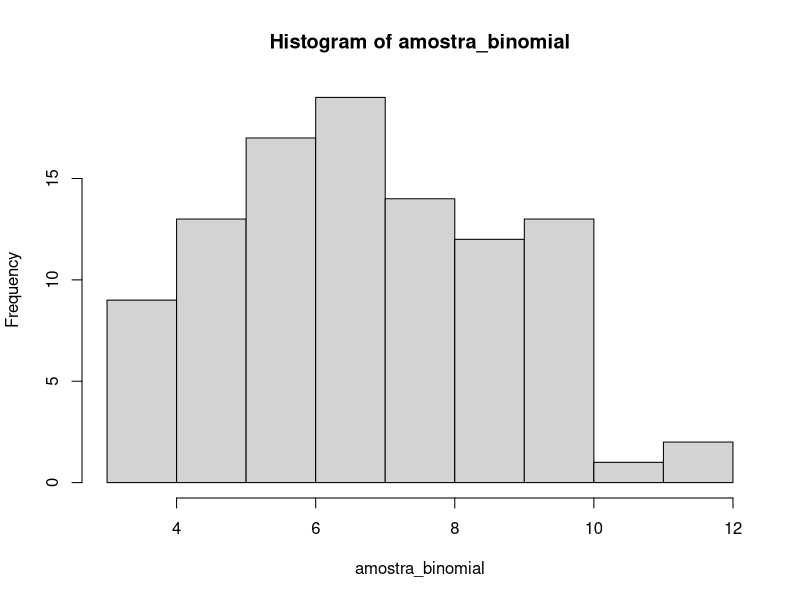

The R source for this figure: (Note: this script raises an error after producing the figure.)

## pelo metodo da inversa, simule de uma
## v.a X que segue uma bernoulli

## X e [1,0], com P(X = 1) = p

## p = 0.10

## F(X) = (P(X = 1), P(X = 1) + P(X = 0))
## F(X) = (0.1, 0.1 + 0.9)

## Se u e [0;p] entao x = 1; ) caso contrario.

## funcao para a geracao de dados discretos/cat
## com base na distribuicao acumulada


## geracao de uma amostra de 1000 valores

gendisc.unv = function(vetx, probs){
  u = runif(1)
  FX = cumsum(probs)
  x=vetx[sum(FX<u)+1]
  return(x)
}

gendisc = function(n, vetx, probs){
  sample = NULL
  for (i in 1:n){
    sample[i] = gendisc.unv(vetx = vetx,
                            probs = probs)
  }
  return(sample)
}


n.sample = 1000
velores.ber = c(0,1)
probabilidades = c(0.9,1-0.9)

amostraber = gendisc(n = n.sample, vetx =  velores.ber,
                  probs = probabilidades)

mean(amostraber)
var(amostraber)

## Cores dos olhos

cores = c("castanho", "preto", "azul", "verde")
coresdisc = c(0,1,2,3)

probs = c(0.6, 0.3, 0.05, 0.05)

n.sample = 500

cores = gendisc(n = n.sample, vetx = coresdisc, probs = probs)
prop.table(table(cores))

## ---
## Binomial
## ---

N = 14
x_realizados = 0:N
p = 0.5

fpbinom = dbinom(x = x_realizados, size = N, prob = p)

amostra_binomial = gendisc(n = 100, 
                    vetx = x_realizados,
                    prob = fpbinom)

mean(amostra_binomial)
var(amostra_binomial)

hist(amostra_binomial)

## ---
## Geometrica
## ---
## acumulo de sucessos ate o fracasso

## suporte limitado, por isso da na

X_realizacoes = 0:270
prob = 0.4

amostra_geometrica = gendisc(n = 100, 
                             vetx = X_realizacoes,
                             probs = dgeom(x=X_realizacoes, prob = prob))



## media da geometrica
1/prob
mean(amostra_geometrica)

## teste qui-Quadrado
table(amostra_geometrica)

chisq.test(table(amostra_geometrica),
           p = 100*(dgeom(x=X_realizacoes, prob = prob)[1:7]))

## ---
## Hipergeometrica
## ---

set.seed(42)
xobs = 0:6 ## valores possiveis que podem 
            ## ser amostrados no g1.

g1 = 12 ## quantidade do grupo foco
g2 = 8  ## quantidade do grupo não foco

kzin = 6 ## numero de amostras de g1 +g2 podem 
          ## ser amostradas sem reposicao


dhyper(x = xobs, m = g1, n = g2, k = kzin)

sample.hyper = gendisc(n = 300,
                       vetx = xobs ,
                       probs = dhyper(x = xobs, m = g1, n = g2, k = kzin))

sample.hyper

## Teste Qui-Quadrado de aderencia

table(sample.hyper)

chisq.test(x=table(sample.hyper),
           y=dhyper(x = xobs, m = g1, n = g2, k = kzin)*300)

## media e variancia da distribuicao
mean(sample.hyper)
kzin*(g1/(g1+g2))

## A variancia da distribuicao
var(sample.hyper)
kzin*(g1/(g1+g2))*(1-(g1/(g1+g2)))*((g1+g2-kzin)/(g1+g2-1))

## pessoas e hoteis

## o quarto e sorteado aleatoriamente assim que 
## chega ao hotel. Voce chega com o seu grupo de 
## excursao para se hospedar no hotel. Estude a
## probabilidade de voces pegarem 0, 1, 2 ou 3 
## quartos com varanda, quando temos um sorteio de
## 7 quartos na chegada.

## numero de quartos disponiveis com varanda (A)
A = 8
## numero de quartos disponiveis sem varanda (B)
B = 14

dhyper(x = 0:4, m = A, n = B, k = 7)

## simule uma amostra desta situacao


sample.hyper = gendisc(n = 10,
              vetx = 0:4,
              probs = dhyper(x = 0:4, m = A, n = B, k = 7))


mean(sample.hyper)


rDiscreta<-function(vetx,vetp){
  F<-cumsum(vetp)
  u<-runif(1)
  x<-vetx[sum(F<u)+1] ## uma outra forma de identificar em qual intervalo de F o valor u está
  return(x)}

n<-100
x<-NULL
set.seed(10)
for (i in 1:n) x[i]<-rDiscreta(vetx=0:4,dhyper(x = 0:4, m = A, n = B, k = 7))
table(x)

mean(x)

## ----
## Simulacao de uma Poisson(lambda = 10)
## ----

set.seed(42)
gendisc(n = 100,
        vetx = 5:15,
        probs = dpois(0:15, lambda = 10))

set.seed(10)
for (i in 1:10){
  valor = gendisc.unv(vetx = 0:10,probs = dpois(0:15, lambda = 10))
  print(runif(1))
  print(valor)
}






























